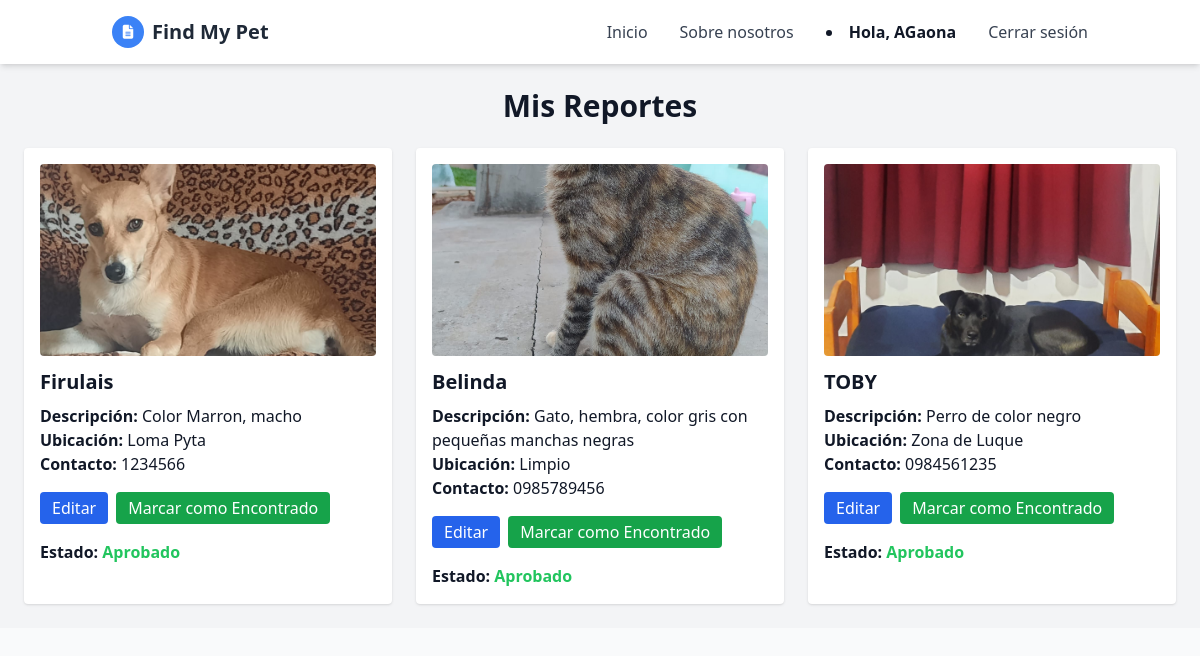
The app's page /mis_reportes (signed in) with its own data.
### app.py (models this page shows)
class Mascotas(db.Model):
    id = db.Column(db.Integer, primary_key=True)  # ID único
    nombre_animal = db.Column(db.String(100), nullable=False)  # Nombre de la mascota
    descripcion_animal = db.Column(db.Text, nullable=True)  # Descripción opcional
    ubicacion_animal = db.Column(db.Text, nullable=True)  # Ubicación donde se perdió
    contacto_animal = db.Column(db.String(20), nullable=True)  # Contacto del dueño
    foto_animal = db.Column(db.String(100), nullable=True)  # Nombre de archivo de la foto
    estado_animal = db.Column(db.String(20), default="pendiente")  # Estado: pendiente, aprobado, rechazado
    motivo_rechazo = db.Column(db.Text, nullable=True)  # Solo si fue rechazado
    aprobado = db.Column(db.Boolean, default=False)  # Flag de aprobación admin
    user_id = db.Column(db.Integer, db.ForeignKey('usuario.id'), nullable=False)  # Relación con usuario

### app.py (the view)
@app.route("/mis_reportes")
def mis_reportes():
    if "user_id" not in session:
        return redirect(url_for("login"))
    reportes = Mascotas.query.filter_by(user_id=session["user_id"]).order_by(Mascotas.id.desc()).all()
    return render_template("mis_reportes.html", reportes=reportes)

### templates/mis_reportes.html (shortened to what this page needs)
<!DOCTYPE html>
<html lang="es">
<head>
    <script src="https://cdn.tailwindcss.com"></script>
    <link rel="stylesheet" href="https://cdnjs.cloudflare.com/ajax/libs/font-awesome/6.4.0/css/all.min.css">
</head>
<body class="bg-gray-50 text-gray-900 font-sans">
    <header class="bg-white shadow-md sticky top-0 z-50">
        <nav class="container mx-auto px-6 py-4 flex justify-between items-center">
            <div class="flex items-center space-x-2">
                <div class="w-8 h-8 bg-primary rounded-full flex items-center justify-center">
                    <i class="fas fa-file-alt text-white text-sm"></i>
                </div>
                <span class="text-xl font-bold text-gray-800">Find My Pet</span>
            </div>
            <div class="hidden md:flex space-x-8">
                <a href="{{ url_for('index') }}" class="text-gray-700 hover:text-primary transition-colors duration-300">Inicio</a>
                <a href="{{ url_for('sobre_nosotros') }}" class="text-gray-700 hover:text-primary transition-colors duration-300">Sobre nosotros</a>
                {% if session.get('usuario') %}
                    <li class="font-semibold">Hola, {{ session['usuario'] }}</li>
                    <a href="{{ url_for('logout') }}" class="text-gray-700 hover:text-primary transition-colors duration-300">Cerrar sesión</a>
                {% else %}
                    <a href="{{ url_for('login') }}" class="text-gray-700 hover:text-primary transition-colors duration-300">Iniciar sesión</a>
                {% endif %}
            </div>
        </nav>
    </header>
    <div class="bg-gray-100 p-6">
        <h1 class="text-3xl font-bold mb-6 text-center">Mis Reportes</h1>
        {% if reportes %}
            <div class="grid grid-cols-1 md:grid-cols-2 lg:grid-cols-3 gap-6">
                {% for r in reportes %}
                    <div class="bg-white rounded shadow p-4">
                        {% if r.foto_animal %}
                            <img src="{{ url_for('static', filename='uploads/' + r.foto_animal) }}" alt="Foto {{ r.nombre_animal }}" class="w-full h-48 object-cover rounded mb-3">
                        {% endif %}
                        <h2 class="font-semibold text-xl mb-2">{{ r.nombre_animal }}</h2>
                        <p><strong>Descripción:</strong> {{ r.descripcion_animal }}</p>
                        <p><strong>Ubicación:</strong> {{ r.ubicacion_animal }}</p>
                        <p><strong>Contacto:</strong> {{ r.contacto_animal }}</p>
                        <div class="mt-4 flex gap-2">
                            {% if r.estado_animal in ["rechazado", "aprobado"] %}
                                <a href="{{ url_for('editar_reporte', id=r.id) }}" class="bg-blue-600 text-white px-3 py-1 rounded hover:bg-blue-700">Editar</a>
                            {% endif %}
                            {% if r.estado_animal != "encontrado" %}
                                <form action="{{ url_for('marcar_encontrado', id=r.id) }}" method="POST" onsubmit="return confirm('¿Está seguro de que encontró al animal?');">
                                    <button type="submit" class="bg-green-600 text-white px-3 py-1 rounded hover:bg-green-700">Marcar como Encontrado</button>
                                </form>
                            {% else %}
                                <button class="bg-gray-400 text-white px-3 py-1 rounded cursor-not-allowed" disabled>Encontrado</button>
                            {% endif %}
                        </div>
                        <div class="mt-4">
                            <p><strong>Estado:</strong>
                                {% if r.estado_animal == "pendiente" %}
                                    <span class="text-yellow-500 font-semibold">Pendiente</span>
                                {% elif r.estado_animal == "aprobado" %}
                                    <span class="text-green-500 font-semibold">Aprobado</span>
                                {% elif r.estado_animal == "rechazado" %}
                                    <span class="text-red-500 font-semibold">Rechazado</span>
                                {% elif r.estado_animal == "encontrado" %}
                                    <span class="text-blue-500 font-semibold">Encontrado</span>
                                {% endif %}
                            </p>
                        </div>
                    </div>
                {% endfor %}
            </div>
        {% else %}
            <p class="text-center text-gray-600">No tienes reportes activos.</p>
        {% endif %}
    </div>
</body>
</html>

### records on screen
Mascotas: foto_animal (picture), nombre_animal "Firulais", descripcion_animal "Color Marron, macho", ubicacion_animal "Loma Pyta", contacto_animal "1234566", estado_animal "Aprobado"
Mascotas: foto_animal (picture), nombre_animal "Belinda", descripcion_animal "Gato, hembra, color gris con pequeñas manchas negras", ubicacion_animal "Limpio", contacto_animal "0985789456", estado_animal "Aprobado"
Mascotas: foto_animal (picture), nombre_animal "TOBY", descripcion_animal "Perro de color negro", ubicacion_animal "Zona de Luque", contacto_animal "0984561235", estado_animal "Aprobado"

### other values on screen
{{ session['usuario'] }} "AGaona"
